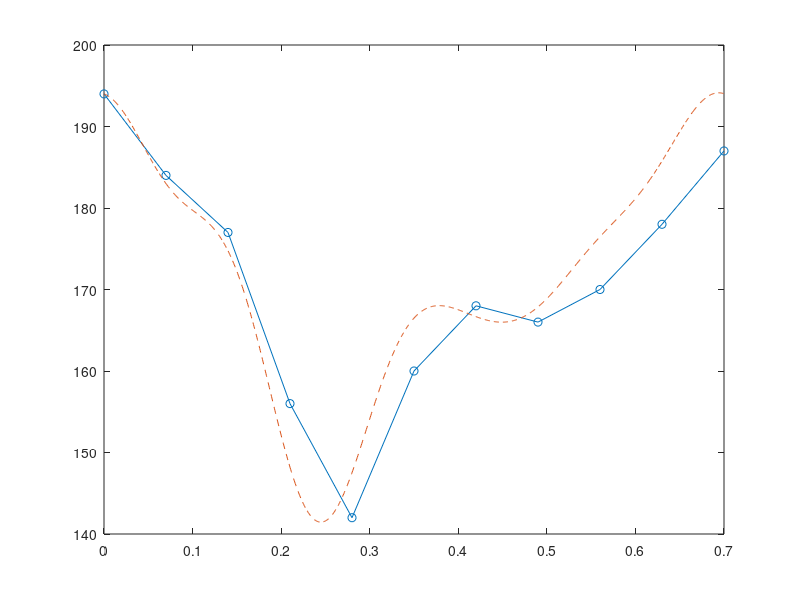

Source code (MATLAB):
t = [0.00,0.07,0.14,0.21,0.28,0.35,0.42,0.49,0.56,0.63,0.70]
v = [194,184,177,156,142,160,168,166,170,178,187]

m = 100

a = t(1);
b = t(end);

y = interpft(v,m*11);
dt = (b-a)/(m*11-1)
t_1 = a:dt:b

plot(t,v,'-o',t_1,y,'--')

%ejection fraction
E_f = (max(y)-min(y))/max(y)
disp(E_f)